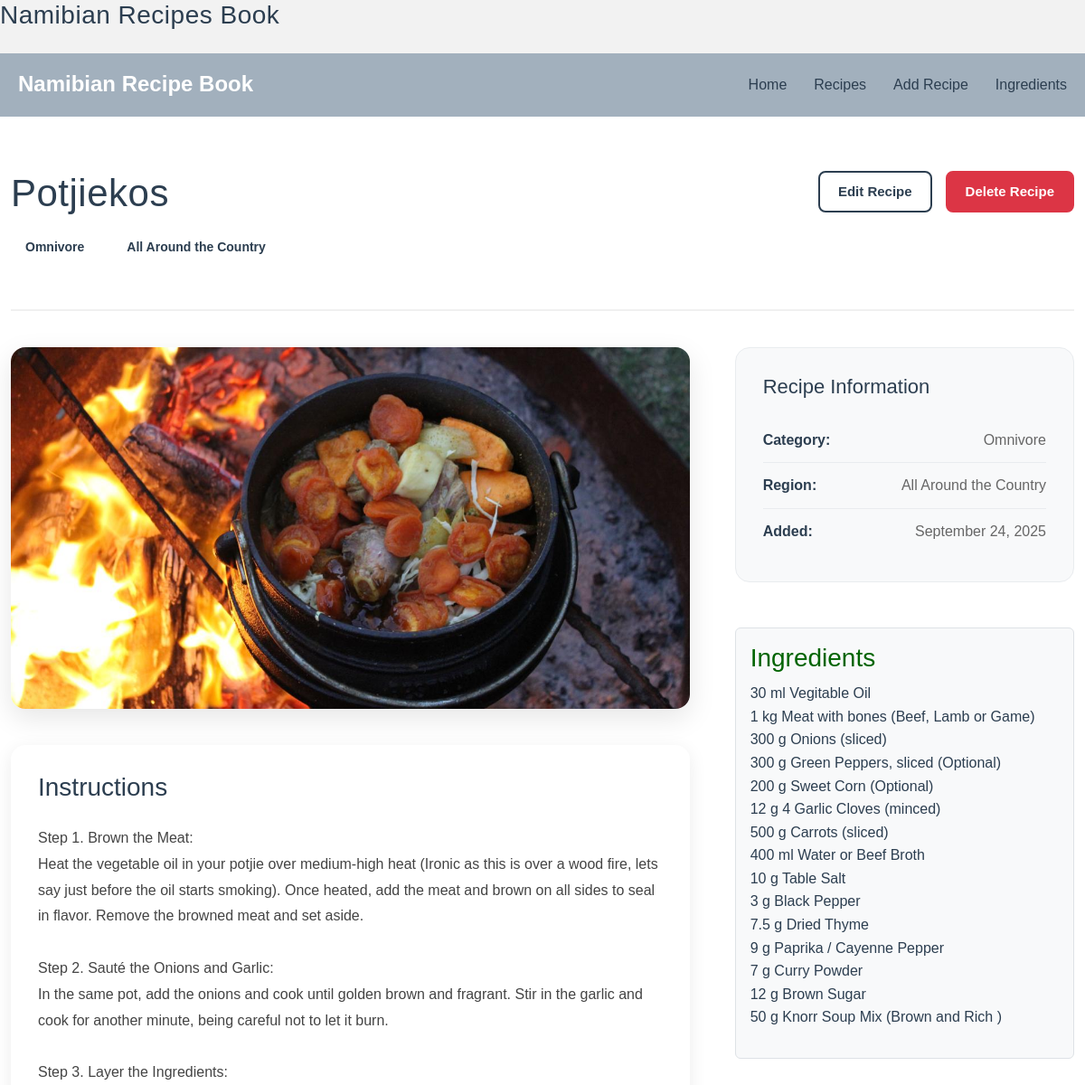
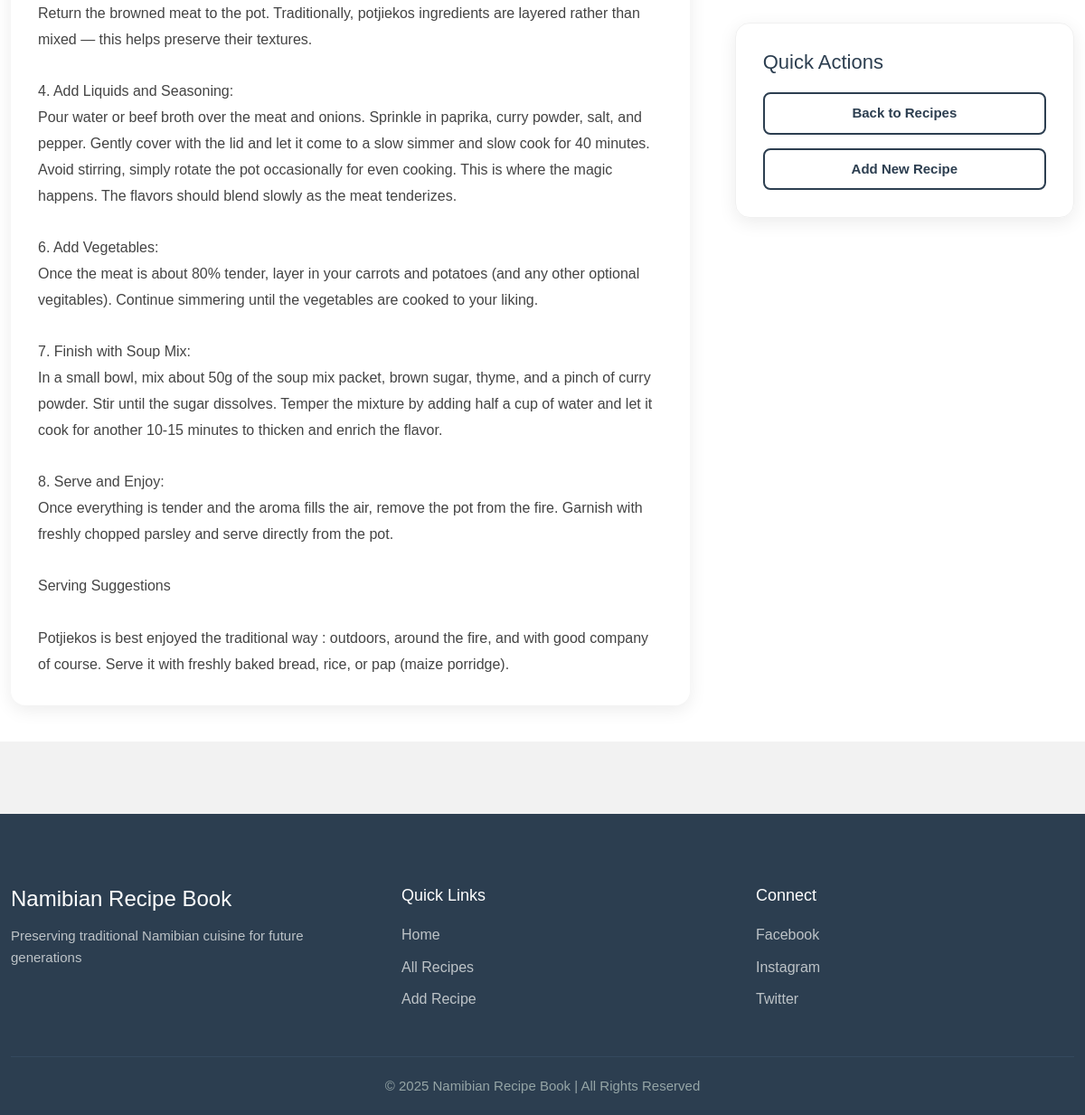
Page /?page=single-recipe&id=1 on the committed database (2 pictures, top to bottom).
### tables this page shows
CREATE TABLE IF NOT EXISTS `recipes` (
  `RecipeID` int NOT NULL AUTO_INCREMENT,
  `Name` varchar(255) DEFAULT NULL,
  `Instructions` text,
  `Category` varchar(50) DEFAULT NULL,
  `Region` varchar(50) DEFAULT NULL,
  `CreatedAt` timestamp NULL DEFAULT CURRENT_TIMESTAMP,
  `ImagePath` varchar(255) DEFAULT NULL,
  PRIMARY KEY (`RecipeID`)
);

CREATE TABLE IF NOT EXISTS `ingredients` (
  `IngredientID` int NOT NULL AUTO_INCREMENT,
  `RecipeID` int DEFAULT NULL,
  `Name` varchar(255) DEFAULT NULL,
  `Quantity` varchar(50) DEFAULT NULL,
  `CreatedAt` datetime NOT NULL DEFAULT CURRENT_TIMESTAMP,
  `Unit` varchar(20) DEFAULT NULL,
  PRIMARY KEY (`IngredientID`),
  KEY `RecipeID` (`RecipeID`)
);

### controllers/RecipeController.php (called while the page is built, shortened)
<?php
require_once __DIR__ . '/../models/Recipe.php';
class RecipeController
{
    private $pdo;
    private $model;
    public function __construct($pdo)
    {
        $this->pdo = $pdo;
        $this->model = new Recipe($pdo);
    }
    public function singleRecipe($id)
    {
        require_once __DIR__ . '/../models/Ingredient.php';
        $recipe = $this->model->getById($id);
        $ingredientModel = new Ingredient($this->pdo);
        $ingredients = $ingredientModel->getByRecipeId($id);
        include __DIR__ . '/../pages/recipes/recipe.php';
    }
}

### models/Recipe.php (called while the page is built, shortened)
<?php
class Recipe
{
    private $pdo;
    public function __construct($pdo)
    {
        $this->pdo = $pdo;
    }
    public function getById($id)
    {
        $stmt = $this->pdo->prepare("SELECT * FROM recipes WHERE RecipeID = ?");
        $stmt->execute([$id]);
        return $stmt->fetch(PDO::FETCH_ASSOC);
    }
}

### models/Ingredient.php (called while the page is built, shortened)
<?php
class Ingredient
{
    private $pdo;
    public function __construct($pdo)
    {
        $this->pdo = $pdo;
    }
    public function getByRecipeId($recipeId)
    {
        $stmt = $this->pdo->prepare("
            SELECT IngredientID, Name, Quantity, Unit
            FROM ingredients
            WHERE RecipeID = ?
            ORDER BY CreatedAt ASC
        ");
        $stmt->execute([$recipeId]);
        return $stmt->fetchAll(PDO::FETCH_ASSOC);
    }
}

### pages/recipes/recipe.php (the view, shortened to what this page needs)
<?php
include_once __DIR__ . '/../../shared/nav.php';
?>
<link rel="stylesheet" href="assets/css/recipe.css">
<?php if ($recipe): ?>
    <div class="recipe-detail">
        <div class="container">
            <div class="recipe-header">
                <div class="recipe-title-section">
                    <h1><?= htmlspecialchars($recipe['Name']) ?></h1>
                    <div class="recipe-meta">
                        <span class="category"><?= htmlspecialchars($recipe['Category']) ?></span>
                        <span class="region"><?= htmlspecialchars($recipe['Region']) ?></span>
                    </div>
                </div>
                <div class="recipe-actions">
                    <a href="?page=edit-recipe&id=<?= $recipe['RecipeID'] ?>" class="btn btn-secondary">Edit Recipe</a>
                    <a href="?page=delete-recipe&id=<?= $recipe['RecipeID'] ?>"
                        class="btn btn-danger"
                        onclick="return confirm('Are you sure you want to delete this recipe?')">Delete Recipe</a>
                </div>
            </div>
            <div class="recipe-content">
                <div class="recipe-main">
                    <?php if (!empty($recipe['ImagePath'])): ?>
                        <div class="recipe-image">
                            <img src="<?= htmlspecialchars($recipe['ImagePath']) ?>" alt="<?= htmlspecialchars($recipe['Name']) ?>">
                        </div>
                    <?php endif; ?>
                    <div class="recipe-instructions">
                        <h2>Instructions</h2>
                        <div class="instructions-content">
                            <?= nl2br(htmlspecialchars($recipe['Instructions'])) ?>
                        </div>
                    </div>
                </div>
                <div class="recipe-sidebar">
                    <div class="recipe-info-card">
                        <h3>Recipe Information</h3>
                        <div class="info-item">
                            <strong>Category:</strong>
                            <span><?= htmlspecialchars($recipe['Category']) ?></span>
                        </div>
                        <div class="info-item">
                            <strong>Region:</strong>
                            <span><?= htmlspecialchars($recipe['Region']) ?></span>
                        </div>
                        <?php if (!empty($recipe['CreatedAt'])): ?>
                            <div class="info-item">
                                <strong>Added:</strong>
                                <span><?= date('F j, Y', strtotime($recipe['CreatedAt'])) ?></span>
                            </div>
                        <?php endif; ?>
                    </div>
                    <div class="ingredients-card mb-4 p-3 border rounded bg-light">
                        <h3>Ingredients</h3>
                        <?php if (!empty($ingredients)): ?>
                            <ul class="list-unstyled">
                                <?php foreach ($ingredients as $ingredient): ?>
                                    <li>
                                        <?= htmlspecialchars($ingredient['Quantity']) . ' ' .
                                            htmlspecialchars($ingredient['Unit']) . ' ' .
                                            htmlspecialchars($ingredient['Name']) ?>
                                    </li>
                                <?php endforeach; ?>
                            </ul>
                        <?php else: ?>
                            <p>No ingredients listed for this recipe.</p>
                        <?php endif; ?>
                    </div>
                    <div class="related-actions">
                        <h3>Quick Actions</h3>
                        <button href="?page=all-recipes" class="btn">Back to Recipes</button>
                        <button href="?page=add-recipe" class="btn">Add New Recipe</button>
                    </div>
                </div>
            </div>
        </div>
    </div>
<?php endif; ?>

### assets/css/main.css (style rules this page uses)
:root { --default: #f2f2f2f2; --text-color: #2c3e50; --border-color: #635120; --button-hover: #c0392b; --bg-color: #d6a355; --secondary-bg: #f8f9fa;; --accent-color: #3498db; }
body { font-family: "Poppins", sans-serif; background-color: var(--default); color: var(--text-color); margin: 0; padding: 0; line-height: 1.6; }
.container { max-width: 1200px; margin-top: 20px; }
h1 { font-size: 28px; color: var(--text-color); margin-bottom: 25px; letter-spacing: 0.5px; }
button, .btn { display: inline-block; padding: 10px 20px; font-size: 15px; font-weight: 600; border-radius: 8px; border: 2px solid transparent; cursor: pointer; text-align: center; text-decoration: none; transition: all 0.3s ease; }
.btn { background-color: #fff; color: var(--text-color); border-color: var(--text-color); }
.btn-secondary { background-color: transparent; color: var(--button-color); border-color: var(--button-color); }
.btn-danger { background-color: #dc3545; color: #fff; border-color: #dc3545; }

### assets/css/recipe.css (style rules this page uses)
.recipe-detail { padding: 40px 0; background: #ffffff; }
.recipe-header { display: flex; justify-content: space-between; align-items: flex-start; margin-bottom: 40px; padding-bottom: 30px; border-bottom: 2px solid #f0f0f0; }
.recipe-title-section h1 { font-size: 42px; margin-bottom: 15px; color: var(--text-color); line-height: 1.2; }
.recipe-meta { display: flex; gap: 15px; margin-bottom: 20px; }
.recipe-meta .category, .recipe-meta .region { background: var(--button-color); color: var(--text-color); padding: 8px 16px; border-radius: 25px; font-size: 14px; font-weight: 600; }
.recipe-actions { display: flex; gap: 15px; flex-wrap: wrap; }
.recipe-content { display: grid; grid-template-columns: 2fr 1fr; gap: 50px; margin-top: 40px; }
.recipe-main { background: #ffffff; }
.recipe-image { margin-bottom: 40px; border-radius: 16px; overflow: hidden; box-shadow: 0 10px 30px rgba(0, 0, 0, 0.1); }
.recipe-image img { width: 100%; height: 400px; object-fit: cover; transition: transform 0.3s ease; }
.recipe-instructions { background: #ffffff; padding: 30px; border-radius: 16px; box-shadow: 0 5px 20px rgba(0, 0, 0, 0.08); }
.recipe-instructions h2 { font-size: 28px; margin-bottom: 25px; color: var(--text-color); }
.instructions-content { font-size: 16px; line-height: 1.8; color: #444; }
.recipe-sidebar { display: flex; flex-direction: column; gap: 30px; }
.recipe-info-card { background: #f8f9fa; padding: 30px; border-radius: 16px; border: 1px solid #e9ecef; }
.recipe-info-card h3 { font-size: 22px; margin-bottom: 20px; color: var(--text-color); }
.info-item { display: flex; justify-content: space-between; align-items: center; padding: 12px 0; border-bottom: 1px solid #e9ecef; }
.info-item:last-child { border-bottom: none; }
.info-item strong { color: var(--text-color); font-weight: 600; }
.info-item span { color: #666; font-weight: 500; }
.ingredients-card { background: #fff; border: 1px solid #ddd; border-radius: 8px; padding: 15px; margin-top: 20px; }
.ingredients-card h3 { margin-bottom: 10px; color: #006400; }
.related-actions { background: var(--); padding: 30px; border-radius: 16px; box-shadow: 0 5px 20px rgba(0, 0, 0, 0.08); border: 1px solid #f0f0f0; }
.related-actions h3 { font-size: 22px; margin-bottom: 20px; color: var(--text-color); }
.related-actions .btn { display: block; width: 100%; margin-bottom: 15px; text-align: center; }
.related-actions .btn:last-child { margin-bottom: 0; }

### rows in the picture
recipes: Name "Potjiekos", Category "Omnivore", Region "All Around the Country", ImagePath (picture), Instructions "Step 1. Brown the Meat: Heat the vegetable oil in your potjie over medium-high heat (Ironic as this is over a wood fire, lets say just before the oil starts smoking). Once heated, add the meat and brown on all sides to seal in flavor. Remove the browned meat and set aside. Step 2. Sauté the Onions and Garlic: In the same pot, add the onions and cook until golden brown and fragrant. Stir in the garlic and cook for another minute, being careful not to let it burn. Step 3. Layer the Ingredients: Return the browned meat to the pot. Traditionally, potjiekos ingredients are layered rather than mixed — this helps preserve their textures. 4. Add Liquids and Seasoning: Pour water or beef broth over…", CreatedAt "September 24, 2025"
ingredients: Quantity "30", Unit "ml", Name "Vegitable Oil"
ingredients: Quantity "1", Unit "kg", Name "Meat with bones (Beef, Lamb or Game)"
ingredients: Quantity "300", Unit "g", Name "Onions (sliced)"
ingredients: Quantity "300", Unit "g", Name "Green Peppers, sliced (Optional)"
ingredients: Quantity "200", Unit "g", Name "Sweet Corn (Optional)"
ingredients: Quantity "12", Unit "g", Name "4 Garlic Cloves (minced)"
ingredients: Quantity "500", Unit "g", Name "Carrots (sliced)"
ingredients: Quantity "400", Unit "ml", Name "Water or Beef Broth"
ingredients: Quantity "10", Unit "g", Name "Table Salt"
ingredients: Quantity "3", Unit "g", Name "Black Pepper"
ingredients: Quantity "7.5", Unit "g", Name "Dried Thyme"
ingredients: Quantity "9", Unit "g", Name "Paprika / Cayenne Pepper"
ingredients: Quantity "7", Unit "g", Name "Curry Powder"
ingredients: Quantity "12", Unit "g", Name "Brown Sugar"
ingredients: Quantity "50", Unit "g", Name "Knorr Soup Mix (Brown and Rich )"
